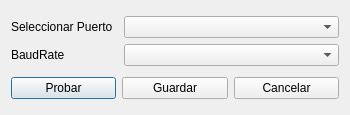
<?xml version="1.0" encoding="UTF-8"?>
<ui version="4.0">
 <class>serialConfig</class>
 <widget class="QDialog" name="serialConfig">
  <property name="windowModality">
   <enum>Qt::NonModal</enum>
  </property>
  <property name="geometry">
   <rect>
    <x>0</x>
    <y>0</y>
    <width>350</width>
    <height>115</height>
   </rect>
  </property>
  <property name="sizePolicy">
   <sizepolicy hsizetype="Fixed" vsizetype="Fixed">
    <horstretch>0</horstretch>
    <verstretch>0</verstretch>
   </sizepolicy>
  </property>
  <property name="minimumSize">
   <size>
    <width>350</width>
    <height>115</height>
   </size>
  </property>
  <property name="maximumSize">
   <size>
    <width>350</width>
    <height>115</height>
   </size>
  </property>
  <property name="windowTitle">
   <string>Configuración Puerto Serial</string>
  </property>
  <property name="windowIcon">
   <iconset resource="../Icons.qrc">
    <normaloff>:/icon/logo</normaloff>:/icon/logo</iconset>
  </property>
  <property name="sizeGripEnabled">
   <bool>false</bool>
  </property>
  <property name="modal">
   <bool>true</bool>
  </property>
  <layout class="QGridLayout" name="gridLayout">
   <item row="0" column="0">
    <layout class="QGridLayout" name="gridLayout_2">
     <item row="1" column="0">
      <widget class="QLabel" name="lblBaudrate">
       <property name="text">
        <string>BaudRate</string>
       </property>
      </widget>
     </item>
     <item row="0" column="0">
      <widget class="QLabel" name="lblSelectport">
       <property name="text">
        <string>Seleccionar Puerto</string>
       </property>
      </widget>
     </item>
     <item row="0" column="1" colspan="2">
      <widget class="QComboBox" name="cboxSerialSelector"/>
     </item>
     <item row="1" column="1" colspan="2">
      <widget class="QComboBox" name="cboxBaudRate"/>
     </item>
    </layout>
   </item>
   <item row="1" column="0">
    <layout class="QHBoxLayout" name="horizontalLayout">
     <item>
      <widget class="QPushButton" name="btnTest">
       <property name="text">
        <string>Probar</string>
       </property>
      </widget>
     </item>
     <item>
      <widget class="QPushButton" name="btnSave">
       <property name="text">
        <string>Guardar</string>
       </property>
      </widget>
     </item>
     <item>
      <widget class="QPushButton" name="btnCancel">
       <property name="text">
        <string>Cancelar</string>
       </property>
      </widget>
     </item>
    </layout>
   </item>
  </layout>
 </widget>
 <resources>
  <include location="../Icons.qrc"/>
 </resources>
 <connections/>
</ui>
